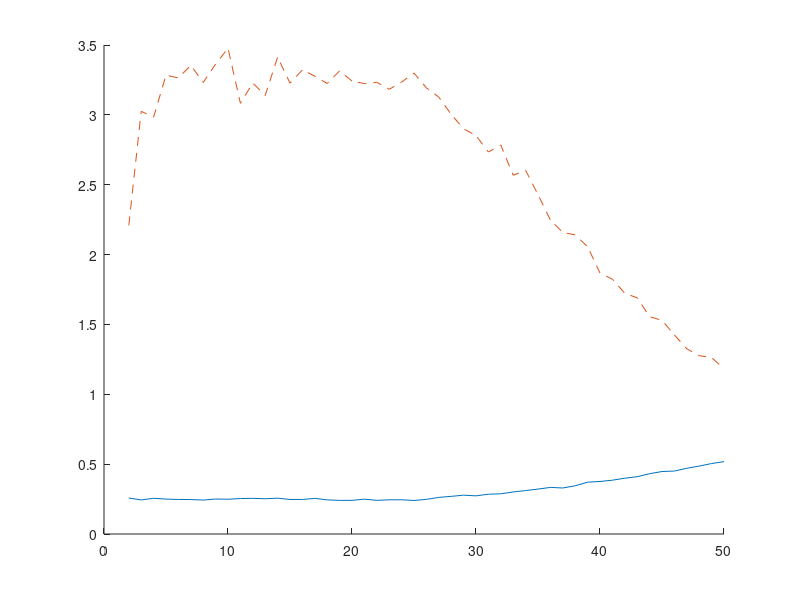
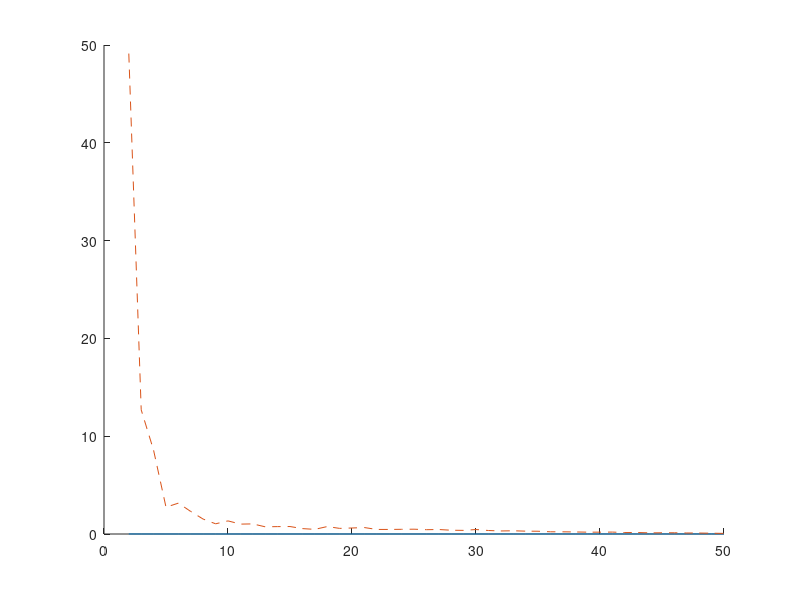

These charts were generated, in order, by the following MATLAB code:
%% It's adjusted according Muller(1999) with the same setting

%% Data
a = 0; b = 1; c= -0.5; n = 100; L = 10; tau = [0.25, 0.5, 1]; sigma = 0.5; repeat =100; 
x = 1/n : 1/n : 1;
xx = [x;x;x];
for ii = 1 : length(tau) 
    xx(ii,xx(ii,:)>tau(ii)) = 0; 
    if ii ~= 1
        xx(ii,xx(ii,:) <= tau(ii-1)) = 0; 
    end
end

xx(xx > 0) = 1;% xx is not important here, because wo only consider intercept
slope = [0, 0, 0];
intercept = [a, b, c] * xx;

%% Only for recorder
Step = 1; Begin = 2; End = 50; RangOfL = Begin : Step: End;
recorder_L=zeros(length(RangOfL),2);
recorder_L_var=zeros(length(RangOfL),2);
recorder_re = zeros(repeat,2); % repeat the simulation many times and get the mean value(!!If it is proper)
for L = RangOfL
    tmp = (n - L) ;
    A = [1; 1/tmp];
    for ii= 1 + 1 : L
        A = [A, [1; ii/tmp]];
    end
    A=A';
    for num = 1 : repeat
        epsilon = sigma * randn(1,n);
        y = slope * xx + intercept + epsilon;
    %     plot(x, y, '.')
        for ii = 1 : L
            tmp = 0;
            for jj = 1 : n - L
                tmp = tmp + (y(jj+ii) - y(jj))^2;
            end
            if ii == 1
                Z = tmp;
            else
                Z = [Z, tmp];
            end
        end
        Z=Z'./(n-L);
        beta = [0.5, 0; 0, 1]* (A' * A)^-1 * A' * Z;
        recorder_re(num,:) = beta';
    end
    recorder_L((L-Begin)/Step+1,:)=mean(recorder_re); % Strange setting, Caution; ignore var
    recorder_L_var((L-Begin)/Step+1,:)=var(recorder_re); % Strange setting, Caution; ignore var
end
figure()
hold on
plot(RangOfL, recorder_L(:,1)) % beta(1) is sigma^2 -- varicance
plot(RangOfL, recorder_L(:,2),'--') % beta(2) is gamma -- jump size
figure()
hold on
plot(RangOfL, recorder_L_var(:,1)) % beta(1) is sigma^2 -- varicance
plot(RangOfL, recorder_L_var(:,2),'--') % beta(2) is gamma -- jump size